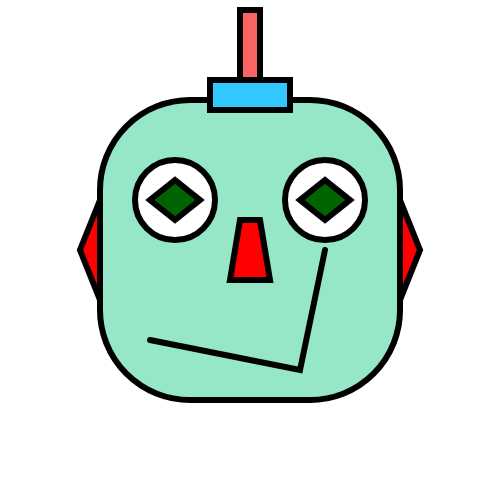
Frame 1 (no input)
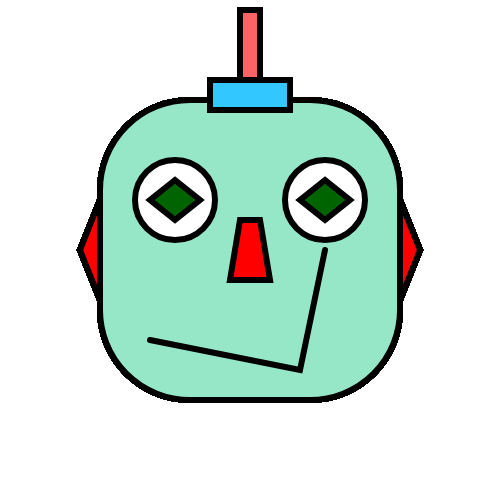
Frame 60 (no input)
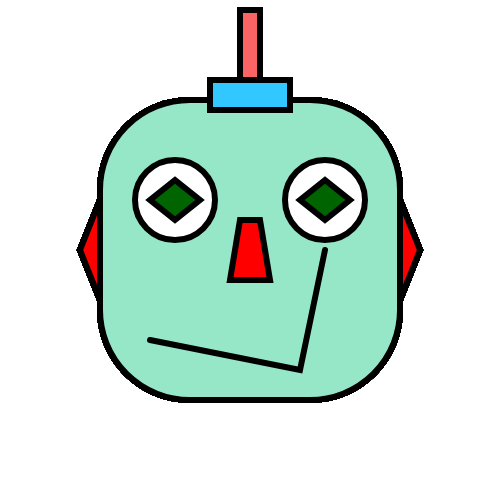
Frame 120 (the mouse pressed at the canvas centre since frame 60)

The p5.js sketch that drew these frames (run headless with seeded random() and noise() and a simulated clock; from frame 60 on, the mouse is pressed at the canvas centre):

// p5.js sketch
// ── sketch.js
function setup()
{
	//create a canvas for the robot
	createCanvas(500, 500);
}

function draw()
{
	strokeWeight(6);

	//robots head
	fill(150,230,200);
	rect(100, 100, 300, 300, 90);


	//robots antenna
	fill(250, 100, 100);
	rect(240, 10, 20, 100);

	fill(50, 200, 300);
	rect(210, 80, 80, 30);

	//robots eyes
	fill(255);
	ellipse(175, 200, 80, 80);
	fill(0,100,0);
	quad(175, 220, 150, 200, 175, 180, 200, 200);
	fill(255);
	ellipse(325, 200, 80, 80);
	fill(0,100,0);
	quad(325, 220, 300, 200, 325, 180, 350, 200);


	//robots nose
	fill(255, 0, 0);
	quad(240, 220, 230, 280, 270, 280, 260, 220);

	//robots ears
	triangle(100, 200, 80, 250, 100, 300);
	triangle(400, 200, 420, 250, 400, 300);

	//robots mouth
	noFill();
	beginShape();
	vertex(150, 340);
	vertex(300, 370);
	vertex(325, 250);
	endShape();
}
// ── firsttask.html
<!DOCTYPE html>
<html>
<head>
    <script src="p5.min.js"></script>
    <script src="sketch.js"></script>

    <!--<link rel="stylesheet" type="text/css" href="style.css">-->
    <style> body {padding: 0; margin: 0;} </style>
</head>
<body>
</body>
</html>
// ── secondtask.html
<!DOCTYPE html>
<html lang="en">
<head>
  <script src="p5.min.js"></script>
  <script src="somethingabstract.js"></script>
  <style> body {padding: 0; margin: 0;} </style>
</head>
<body>

</body>
</html>
// ── somethingabstract.js
function setup()
{
	//create a canvas for the robot
	createCanvas(500, 500);
	background(225,200,0);
}

function draw()
{
	strokeWeight(6);

    fill(0, 100, 100);
    rect(10,10,100,100);

    fill(0, 150, 100);
    rect(110,110,100,100);

    fill(0, 200, 100);
    rect(210,210,100,100);

    fill(250, 0, 250);
    rect(310,310,100,100);

    fill(250, 0, 250);
    rect(55,110,10,300);

    fill(250, 0, 250);
    rect(155,210,10,200);

    fill(250, 0, 250);
    rect(255,310,10,100);

    fill(250, 0, 250);
    rect(110,55,300,10);

    fill(250, 0, 250);
    rect(210,155,200,10);

    fill(250, 0, 250);
    rect(310,255,100,10);
}
